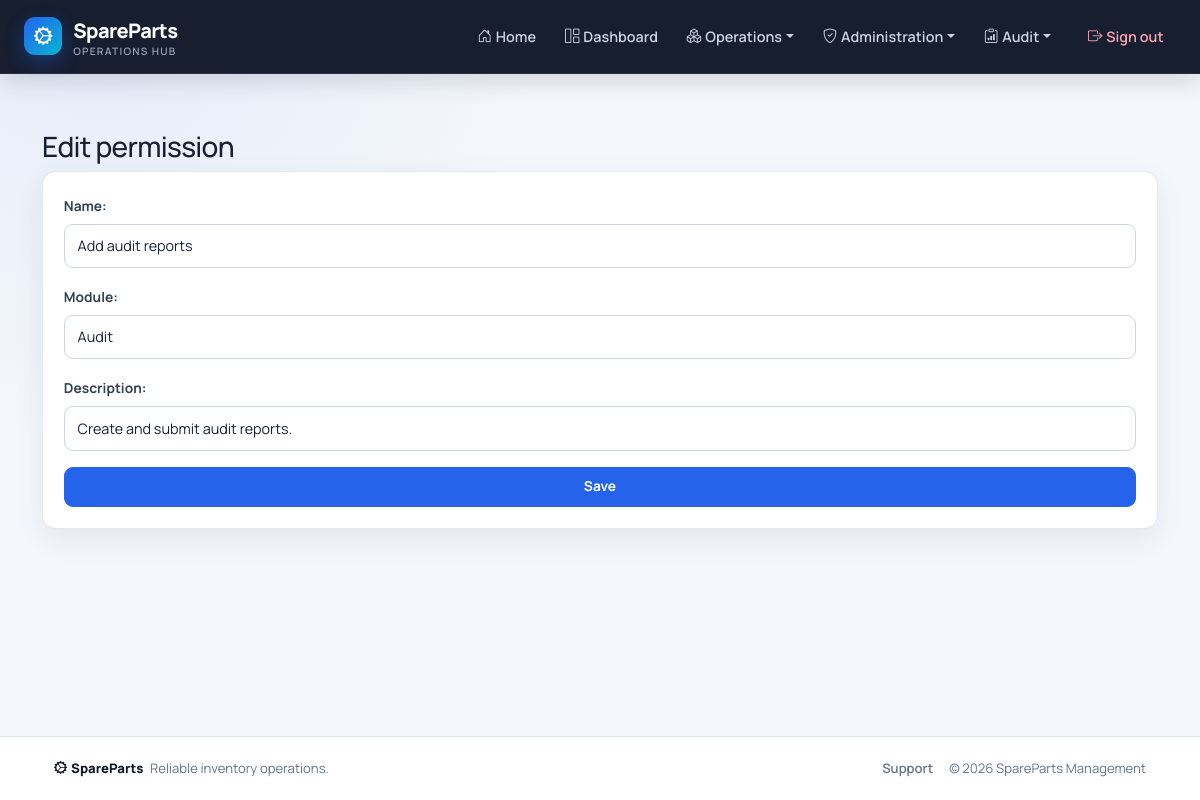
The app's page /permissions/edit/17/ (signed in) with its own data.
### core/models.py (models this page shows, shortened)
class AccessPermission(models.Model):
    code = models.CharField(max_length=100, unique=True)
    name = models.CharField(max_length=150)
    module = models.CharField(max_length=50)
    description = models.CharField(max_length=255, blank=True)
    class Meta:
        ordering = ('module', 'name')

### core/views.py (the view)
# urls.py: path('permissions/edit/<int:pk>/', views.PermissionUpdateView.as_view(), name='permission_edit'),
class PermissionUpdateView(LoginRequiredMixin, RoleRequiredMixin, UpdateView):
    model = AccessPermission
    form_class = AccessPermissionForm
    template_name = 'permission_form.html'
    success_url = reverse_lazy('core:permission_list')
    permission_required = 'users.manage'

### core/forms.py
class AccessPermissionForm(forms.ModelForm):
    class Meta:
        model = AccessPermission
        fields = ['name', 'module', 'description']
        widgets = {
            'name': forms.TextInput(attrs={'class': 'form-control'}),
            'module': forms.TextInput(attrs={'class': 'form-control'}),
            'description': forms.TextInput(attrs={'class': 'form-control'}),
        }

### core/models.py (called while the page is built)
    def has_access(self, code):
        if not self.is_authenticated or not self.is_active:
            return False
        if self.is_superuser:
            return True
        return self.get_effective_access_permissions().filter(code=code).exists()

### core/templatetags/rbac.py (called while the page is built)
@register.filter
def has_access(user, code):
    return bool(getattr(user, 'has_access', lambda unused: False)(code))

### parts/mixins.py (called while the page is built)
    def get_permission_required(self):
        if self.permission_required:
            return self.permission_required
        model_name = self.model._meta.model_name
        module = self.permission_modules.get(model_name, model_name)
        action = 'view' if self.__class__.__name__.endswith(('ListView', 'DetailView')) else 'manage'
        return f'{module}.{action}'

    def dispatch(self, request, *args, **kwargs):
        if self.get_permission_required() == 'users.manage' and not request.user.is_superuser:
            raise PermissionDenied("Only a super admin can manage users and permissions.")
        if request.user.is_authenticated and request.user.has_access(self.get_permission_required()):
            return super().dispatch(request, *args, **kwargs)
        raise PermissionDenied("You do not have permission to access this page.")

### templates/permission_form.html
{% extends 'base.html' %}{% block content %}<div class="container py-4"><h1 class="h3">{% if object %}Edit{% else %}Add{% endif %} permission</h1><form method="post" class="card card-body">{% csrf_token %}{{ form.as_p }}<button class="btn btn-primary">Save</button></form></div>{% endblock %}

### templates/base.html (style rules this page uses)
:root { --sp-navy: #0f172a; --sp-navy-soft: #1e293b; --sp-primary: #2563eb; --sp-primary-dark: #1d4ed8; --sp-cyan: #06b6d4; --sp-surface: #ffffff; --sp-bg: #f4f7fb; --sp-border: #e2e8f0; --sp-muted: #64748b; --sp-text: #172033; --sp-radius: 14px; --sp-shadow: 0 10px 30px rgba(15, 23, 42, .07); }
* { box-sizing: border-box; }
html { scroll-behavior: smooth; }
body { min-height: 100vh; display: flex; flex-direction: column; margin: 0; color: var(--sp-text); background: radial-gradient(circle at 8% 0%, rgba(37, 99, 235, .07), transparent 28rem), var(--sp-bg); font-family: "Manrope", system-ui, -apple-system, "Segoe UI", sans-serif; -webkit-font-smoothing: antialiased; }
h1, h2, h3, h4, h5, h6 { color: var(--sp-navy); letter-spacing: -.025em; }
h1, .h1 { font-weight: 800; }
.card { border: 1px solid rgba(226, 232, 240, .9) !important; border-radius: var(--sp-radius) !important; background: var(--sp-surface); box-shadow: var(--sp-shadow) !important; overflow: hidden; }
.card-body { padding: 1.3rem; }
.form-label, form p > label { margin-bottom: .45rem; color: #334155; font-size: .86rem; font-weight: 700; }
form p { margin-bottom: 1rem; }
.form-control, .form-select, form p input:not([type="checkbox"]):not([type="radio"]), form p select, form p textarea { width: 100%; min-height: 44px; padding: .65rem .8rem; border: 1px solid #cbd5e1; border-radius: 9px; background-color: #fff; color: var(--sp-text); font: inherit; font-size: .9rem; transition: border-color .18s ease, box-shadow .18s ease; }
.btn { min-height: 40px; display: inline-flex; align-items: center; justify-content: center; gap: .35rem; padding: .55rem .9rem; border-radius: 9px; font-size: .86rem; font-weight: 700; box-shadow: none !important; transition: transform .16s ease, background .16s ease, border-color .16s ease; }
.btn-primary { background: var(--sp-primary); border-color: var(--sp-primary); }

### records on screen
AccessPermission: name "Add audit reports", module "Audit", description "Create and submit audit reports."
